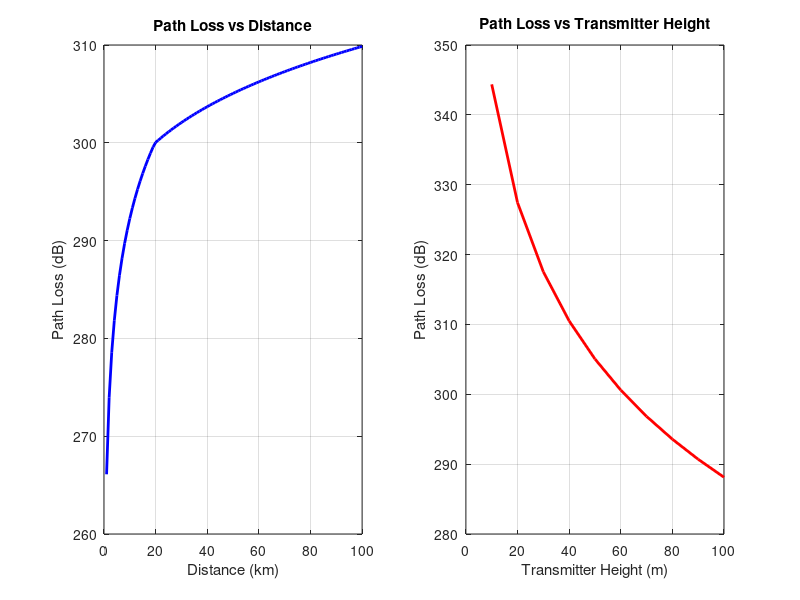

This figure's MATLAB source:
% Constants
frequency = 900;  % Frequency in MHz
distance = linspace(1, 100, 100);  % Distance between transmitter and receiver in km
height_transmitter = 50;  % Height of the transmitter in meters
height_receiver = 2;  % Height of the receiver in meters
c = 3e8;  % Speed of light in m/s
lambda = c / (frequency * 1e6);  % Wavelength in meters

% Constants for Urban Area
A_urban = 69.55;  % for frequency in GHz
B_urban = 26.16;  % for frequency in GHz

% Path loss calculation
C = zeros(size(distance));
for i = 1:length(distance)
    if distance(i) < 20
        C(i) = 0;  % correction factor for distance < 20 km
    else
        C(i) = 4.98 + 4.78 * (log10(distance(i)/10))^2 - 18.33 * log10(distance(i)/10); % in dB
    end
end

path_loss = A_urban + B_urban * log10(distance) + C - 13.82 * log10(height_transmitter) ...
            - (44.9 - 6.55 * log10(height_transmitter)) * log10(lambda/1e6) + (1.1 * log10(frequency) - 0.7) * height_receiver - (1.56 * log10(frequency) - 0.8);

% Plotting
figure;
subplot(1,2,1);
plot(distance, path_loss, 'b', 'LineWidth', 2);
xlabel('Distance (km)');
ylabel('Path Loss (dB)');
title('Path Loss vs Distance');
grid on;

subplot(1,2,2);
height_transmitter_values = 10:10:100; % Vary transmitter height from 10 to 100 meters
path_loss_height = zeros(size(height_transmitter_values));
for i = 1:length(height_transmitter_values)
    path_loss_height(i) = A_urban + B_urban * log10(distance(50)) + C(50) - 13.82 * log10(height_transmitter_values(i)) ...
            - (44.9 - 6.55 * log10(height_transmitter_values(i))) * log10(lambda/1e6) + (1.1 * log10(frequency) - 0.7) * height_receiver - (1.56 * log10(frequency) - 0.8);
end
plot(height_transmitter_values, path_loss_height, 'r', 'LineWidth', 2);
xlabel('Transmitter Height (m)');
ylabel('Path Loss (dB)');
title('Path Loss vs Transmitter Height');
grid on;
